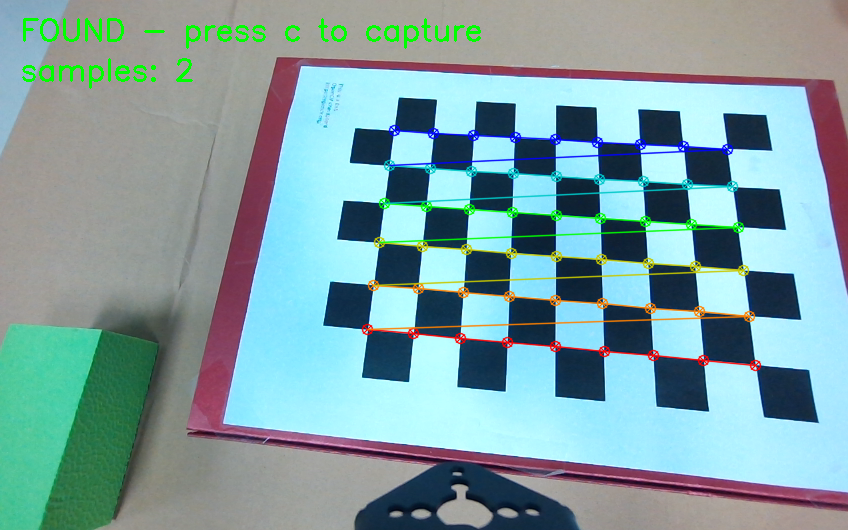
#> input picture config_runtime/handeye_calib/session_20260522_163227/sample_03.png, 848 x 530 px, given as the content of the folder g_runtime/handeye_calib/session_20260522_163227/images/train, which was not available
$ python manual_yolo_labeler.py --dataset ../config_runtime/handeye_calib/session_20260522_163227
#> lines starting #> are read from the running program, lines starting #| are printed output that depends on the picture
#!/usr/bin/env python3
import argparse
from pathlib import Path

import cv2


IMG_EXTS = {".jpg", ".jpeg", ".png", ".bmp"}


def clamp(v, lo, hi):
    return max(lo, min(hi, v))


def normalize_box(box):
    x1, y1, x2, y2 = box
    return [min(x1, x2), min(y1, y2), max(x1, x2), max(y1, y2)]


class YoloLabeler:
    def __init__(self, dataset, split, scale=1.0, only_empty=False, name_filter="", start_index=0):
        self.dataset = Path(dataset).expanduser().resolve()
        self.split = split
        self.scale = float(scale)
        self.only_empty = bool(only_empty)
        self.filters = [x.strip() for x in name_filter.split(",") if x.strip()]
        self.image_dir = self.dataset / "images" / self.split
        self.label_dir = self.dataset / "labels" / self.split
        self.label_dir.mkdir(parents=True, exist_ok=True)

        self.images = self.collect_images()
        if not self.images:
            raise RuntimeError(f"No images found: {self.image_dir}")

        self.index = clamp(int(start_index), 0, len(self.images) - 1)
        self.image = None
        self.image_path = None
        self.label_path = None
        self.boxes = []
        self.selected = -1

        self.mode = None
        self.drag_start = None
        self.current_box = None
        self.move_origin = None
        self.move_start = None

        self.window = "manual_yolo_labeler"
        cv2.namedWindow(self.window, cv2.WINDOW_NORMAL)
        cv2.setMouseCallback(self.window, self.on_mouse)

    def collect_images(self):
        images = []
        for p in sorted(self.image_dir.iterdir()):
            if p.suffix.lower() not in IMG_EXTS:
                continue
            if self.filters and not any(f in p.name for f in self.filters):
                continue
            if self.only_empty:
                lp = self.image_to_label(p)
                if lp.exists() and lp.stat().st_size > 0:
                    continue
            images.append(p)
        return images

    def image_to_label(self, image_path):
        return self.label_dir / (image_path.stem + ".txt")

    def load_current(self):
        self.image_path = self.images[self.index]
        self.label_path = self.image_to_label(self.image_path)
        self.image = cv2.imread(str(self.image_path))
#> self.image is the input picture: shape (530, 848, 3); mean B, G, R 163.5, 160.4, 127.5
        if self.image is None:
            raise RuntimeError(f"Failed to read image: {self.image_path}")
        self.boxes = self.load_labels(self.label_path, self.image.shape[1], self.image.shape[0])
#> self.boxes = []
        self.selected = -1
        self.mode = None
        self.current_box = None

    def load_labels(self, label_path, width, height):
        boxes = []
        if not label_path.exists():
            return boxes

        for line in label_path.read_text(encoding="utf-8").splitlines():
            parts = line.strip().split()
            if len(parts) != 5:
                continue
            try:
                cls_id = int(float(parts[0]))
                cx = float(parts[1])
                cy = float(parts[2])
                bw = float(parts[3])
                bh = float(parts[4])
            except Exception:
                continue

            if cls_id != 0:
                continue

            x1 = int((cx - bw / 2.0) * width)
            y1 = int((cy - bh / 2.0) * height)
            x2 = int((cx + bw / 2.0) * width)
            y2 = int((cy + bh / 2.0) * height)

            x1 = clamp(x1, 0, width - 1)
            x2 = clamp(x2, 0, width - 1)
            y1 = clamp(y1, 0, height - 1)
            y2 = clamp(y2, 0, height - 1)

            if abs(x2 - x1) >= 3 and abs(y2 - y1) >= 3:
                boxes.append(normalize_box([x1, y1, x2, y2]))

        return boxes

    def save_labels(self):
        h, w = self.image.shape[:2]
        lines = []

        for box in self.boxes:
            x1, y1, x2, y2 = normalize_box(box)
            x1 = clamp(x1, 0, w - 1)
            x2 = clamp(x2, 0, w - 1)
            y1 = clamp(y1, 0, h - 1)
            y2 = clamp(y2, 0, h - 1)

            bw = max(1, x2 - x1)
            bh = max(1, y2 - y1)
            cx = x1 + bw / 2.0
            cy = y1 + bh / 2.0

            lines.append(
                f"0 {cx / w:.6f} {cy / h:.6f} {bw / w:.6f} {bh / h:.6f}"
            )

        self.label_path.write_text("\n".join(lines) + ("\n" if lines else ""), encoding="utf-8")
        print(f"Saved: {self.label_path} boxes={len(self.boxes)}")

    def to_image_xy(self, x, y):
        return int(x / self.scale), int(y / self.scale)

    # [60 lines left out: functions find_box, on_mouse, not called in this run]

    def draw(self):
        display = self.image.copy()
        h, w = display.shape[:2]
#> h = 530; w = 848

        for i, box in enumerate(self.boxes):
            x1, y1, x2, y2 = normalize_box(box)
            color = (0, 255, 255) if i == self.selected else (0, 255, 0)
            thickness = 3 if i == self.selected else 2
            cv2.rectangle(display, (x1, y1), (x2, y2), color, thickness)
            cv2.putText(
                display,
                f"red_block {i}",
                (x1, max(20, y1 - 6)),
                cv2.FONT_HERSHEY_SIMPLEX,
                0.55,
                color,
                2,
            )

        if self.current_box is not None:
            x1, y1, x2, y2 = normalize_box(self.current_box)
            cv2.rectangle(display, (x1, y1), (x2, y2), (255, 255, 0), 2)

        title = f"{self.index + 1}/{len(self.images)} {self.image_path.name} boxes={len(self.boxes)}"
#> title = '1/1 sample_03.png boxes=0'
        help_text = "Left drag:add | drag box:move | right click:delete | s:save | space/n:save next | p:prev | c:clear | u:undo | e:empty next | q:save quit | x:quit no save"

        cv2.putText(display, title, (10, 24), cv2.FONT_HERSHEY_SIMPLEX, 0.65, (0, 255, 255), 2)
        cv2.putText(display, help_text, (10, h - 12), cv2.FONT_HERSHEY_SIMPLEX, 0.45, (0, 255, 255), 1)
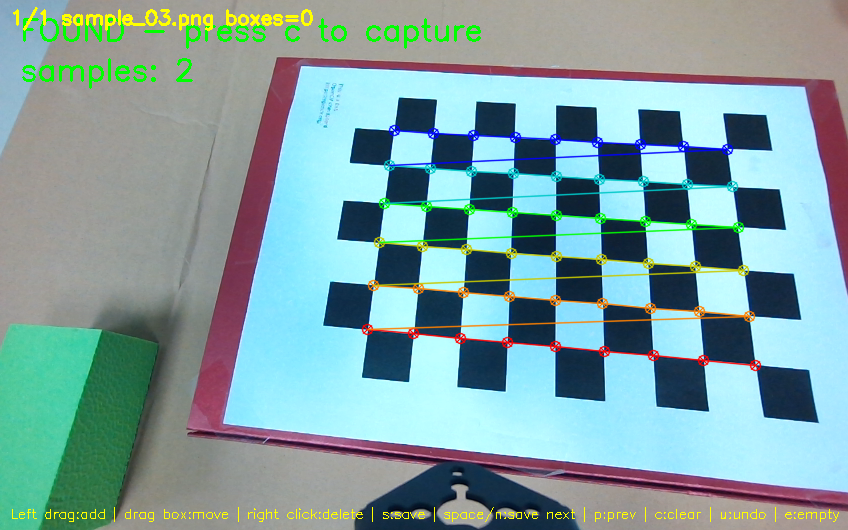
#> display: shape (530, 848, 3); mean B, G, R 162.4, 161.2, 128.5

        if self.scale != 1.0:
            display = cv2.resize(display, (int(w * self.scale), int(h * self.scale)))
        return display

    def next_image(self):
        if self.index < len(self.images) - 1:
            self.index += 1
            self.load_current()
        else:
            print("Already at last image.")

    # [6 lines left out: function prev_image, not called in this run]

    def run(self):
        self.load_current()
        print("")
        print("Controls:")
        print("  Left drag        add new box")
        print("  Drag inside box  move selected box")
        print("  Right click      delete box")
        print("  s                save")
        print("  space / n        save and next")
        print("  p                save and previous")
        print("  c                clear all boxes")
        print("  u                undo last box")
        print("  e                mark empty, save and next")
        print("  q / ESC          save and quit")
        print("  x                quit without saving current image")
        print("")

        while True:
            cv2.imshow(self.window, self.draw())
            key = cv2.waitKey(30) & 0xFF
#> (key e is pressed here)

            if key == 255:
                continue

            if key in (ord("s"),):
                self.save_labels()

            elif key in (ord("n"), ord(" "), 13):
                self.save_labels()
                self.next_image()

            elif key == ord("p"):
                self.save_labels()
                self.prev_image()

            elif key == ord("c"):
                self.boxes.clear()
                self.selected = -1
                print("Cleared all boxes. Press s or next to save.")

            elif key == ord("u"):
                if self.boxes:
                    removed = self.boxes.pop()
                    self.selected = -1
                    print(f"Undo removed: {removed}")

            elif key == ord("d"):
                if self.selected >= 0:
                    removed = self.boxes.pop(self.selected)
                    self.selected = -1
                    print(f"Deleted selected: {removed}")
                elif self.boxes:
                    removed = self.boxes.pop()
                    print(f"Deleted last: {removed}")

            elif key == ord("e"):
                self.boxes.clear()
                self.selected = -1
                self.save_labels()
#| Saved: config_runtime/handeye_calib/session_20260522_163227/labels/train/sample_03.txt boxes=0
                self.next_image()

            elif key in (ord("q"), 27):
                self.save_labels()
                break

            elif key == ord("x"):
                print("Quit without saving current image.")
                break

        cv2.destroyAllWindows()


def main():
    parser = argparse.ArgumentParser()
    parser.add_argument("--dataset", required=True)
    parser.add_argument("--split", default="train", choices=["train", "val"])
    parser.add_argument("--scale", type=float, default=1.0)
    parser.add_argument("--only-empty", action="store_true")
    parser.add_argument("--filter", default="")
    parser.add_argument("--start-index", type=int, default=0)
    args = parser.parse_args()

    app = YoloLabeler(
        dataset=args.dataset,
        split=args.split,
        scale=args.scale,
        only_empty=args.only_empty,
        name_filter=args.filter,
        start_index=args.start_index,
    )
    app.run()


if __name__ == "__main__":
    main()

$ run again, on config_runtime/handeye_calib/session_20260522_163227/sample_04.png
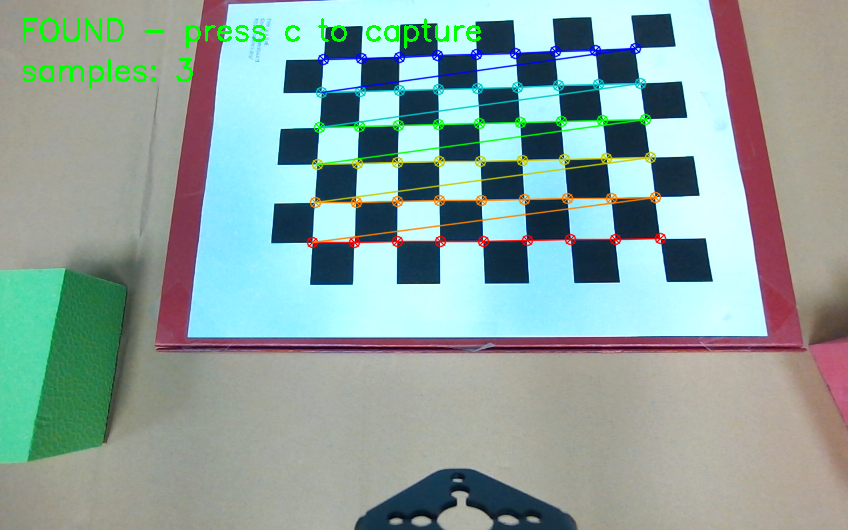
#> input picture config_runtime/handeye_calib/session_20260522_163227/sample_04.png, 848 x 530 px, given as the content of the folder g_runtime/handeye_calib/session_20260522_163227/images/train, which was not available
#> in load_current, self.image is the input picture: shape (530, 848, 3); mean B, G, R 159.7, 164.3, 141.1
#> in draw, `cv2.putText(display, help_text, (10, h - 12), cv2.FONT_HERSHEY_SIMPLEX..`:
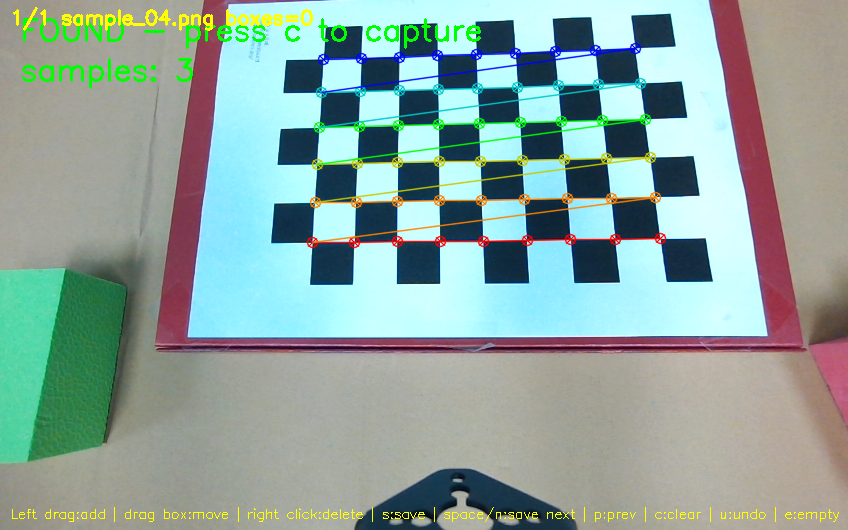
#> display: shape (530, 848, 3); mean B, G, R 158.5, 165, 141.9
#| Saved: config_runtime/handeye_calib/session_20260522_163227/labels/train/sample_04.txt boxes=0

$ run again, on config_runtime/handeye_calib/session_20260522_163227/sample_05.png
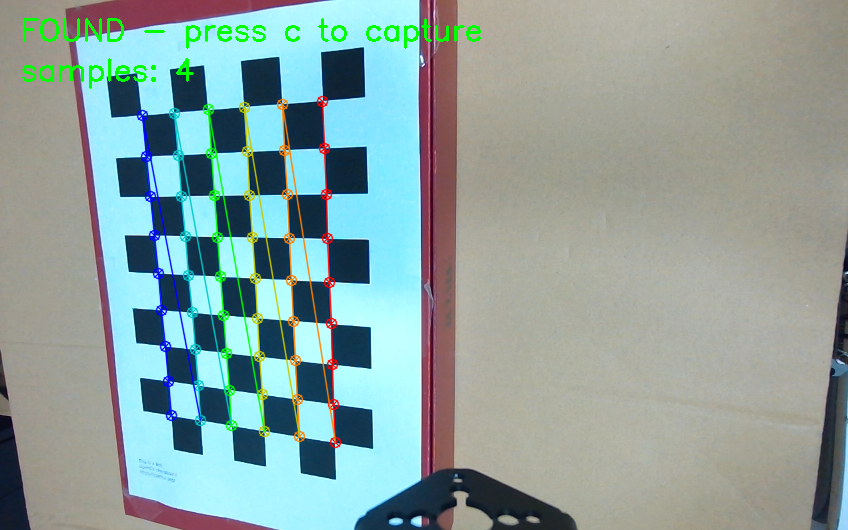
#> input picture config_runtime/handeye_calib/session_20260522_163227/sample_05.png, 848 x 530 px, given as the content of the folder g_runtime/handeye_calib/session_20260522_163227/images/train, which was not available
#> in load_current, self.image is the input picture: shape (530, 848, 3); mean B, G, R 159.5, 162.2, 141
#> in draw, `cv2.putText(display, help_text, (10, h - 12), cv2.FONT_HERSHEY_SIMPLEX..`:
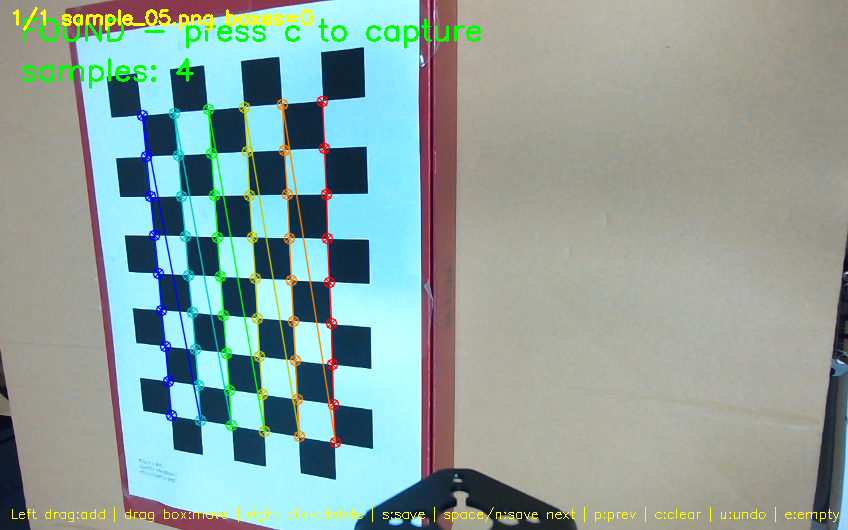
#> display: shape (530, 848, 3); mean B, G, R 158.4, 163, 142
#| Saved: config_runtime/handeye_calib/session_20260522_163227/labels/train/sample_05.txt boxes=0
